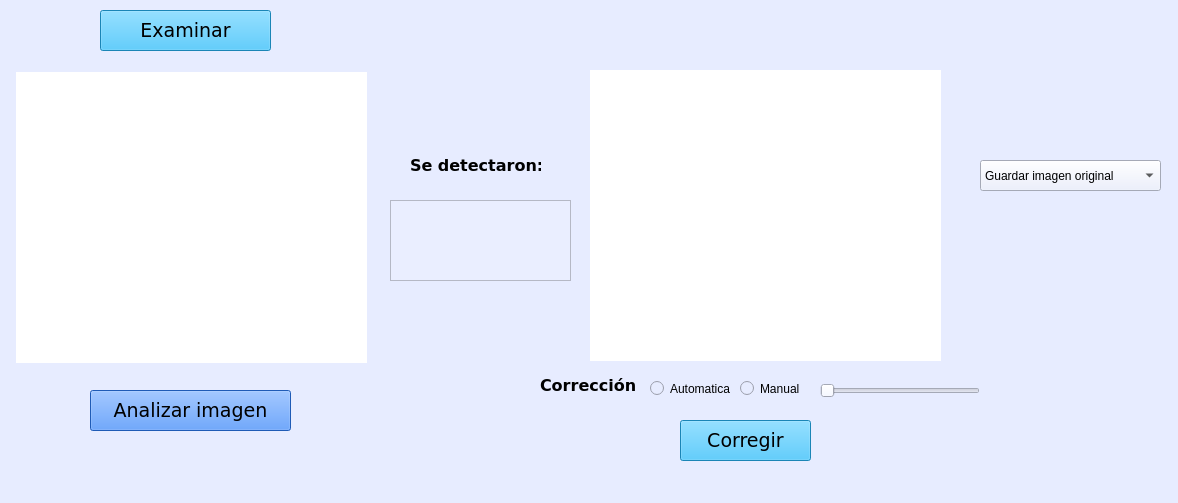
<?xml version="1.0" encoding="UTF-8"?>
<ui version="4.0">
 <class>MainWindow</class>
 <widget class="QMainWindow" name="MainWindow">
  <property name="geometry">
   <rect>
    <x>0</x>
    <y>0</y>
    <width>1178</width>
    <height>503</height>
   </rect>
  </property>
  <property name="windowTitle">
   <string>MainWindow</string>
  </property>
  <property name="styleSheet">
   <string notr="true">background-color: rgb(231, 236, 255);</string>
  </property>
  <widget class="QWidget" name="centralwidget">
   <widget class="QPushButton" name="Examinar">
    <property name="geometry">
     <rect>
      <x>100</x>
      <y>10</y>
      <width>171</width>
      <height>41</height>
     </rect>
    </property>
    <property name="font">
     <font>
      <family>Verdana</family>
      <pointsize>14</pointsize>
     </font>
    </property>
    <property name="styleSheet">
     <string notr="true">background-color: rgb(37, 186, 255);</string>
    </property>
    <property name="text">
     <string>Examinar</string>
    </property>
   </widget>
   <widget class="QPushButton" name="Analizar">
    <property name="geometry">
     <rect>
      <x>90</x>
      <y>390</y>
      <width>201</width>
      <height>41</height>
     </rect>
    </property>
    <property name="font">
     <font>
      <family>Verdana</family>
      <pointsize>14</pointsize>
     </font>
    </property>
    <property name="styleSheet">
     <string notr="true">background-color: rgb(44, 128, 255);</string>
    </property>
    <property name="text">
     <string>Analizar imagen</string>
    </property>
   </widget>
   <widget class="QTextEdit" name="textEdit">
    <property name="geometry">
     <rect>
      <x>390</x>
      <y>200</y>
      <width>181</width>
      <height>81</height>
     </rect>
    </property>
    <property name="font">
     <font>
      <family>Verdana</family>
      <pointsize>12</pointsize>
      <weight>75</weight>
      <bold>true</bold>
     </font>
    </property>
    <property name="styleSheet">
     <string notr="true">background-color: rgb(234, 238, 255);</string>
    </property>
    <property name="html">
     <string>&lt;!DOCTYPE HTML PUBLIC &quot;-//W3C//DTD HTML 4.0//EN&quot; &quot;http://www.w3.org/TR/REC-html40/strict.dtd&quot;&gt;
&lt;html&gt;&lt;head&gt;&lt;meta name=&quot;qrichtext&quot; content=&quot;1&quot; /&gt;&lt;style type=&quot;text/css&quot;&gt;
p, li { white-space: pre-wrap; }
&lt;/style&gt;&lt;/head&gt;&lt;body style=&quot; font-family:'Verdana'; font-size:12pt; font-weight:600; font-style:normal;&quot;&gt;
&lt;p align=&quot;center&quot; style=&quot;-qt-paragraph-type:empty; margin-top:0px; margin-bottom:0px; margin-left:0px; margin-right:0px; -qt-block-indent:0; text-indent:0px;&quot;&gt;&lt;br /&gt;&lt;/p&gt;&lt;/body&gt;&lt;/html&gt;</string>
    </property>
   </widget>
   <widget class="QSlider" name="horizontalSlider">
    <property name="geometry">
     <rect>
      <x>820</x>
      <y>380</y>
      <width>160</width>
      <height>22</height>
     </rect>
    </property>
    <property name="maximum">
     <number>100</number>
    </property>
    <property name="orientation">
     <enum>Qt::Horizontal</enum>
    </property>
   </widget>
   <widget class="QRadioButton" name="radioButton">
    <property name="geometry">
     <rect>
      <x>740</x>
      <y>380</y>
      <width>71</width>
      <height>17</height>
     </rect>
    </property>
    <property name="text">
     <string>Manual</string>
    </property>
   </widget>
   <widget class="QRadioButton" name="automatica">
    <property name="geometry">
     <rect>
      <x>650</x>
      <y>380</y>
      <width>81</width>
      <height>17</height>
     </rect>
    </property>
    <property name="text">
     <string>Automatica</string>
    </property>
   </widget>
   <widget class="QLabel" name="label">
    <property name="geometry">
     <rect>
      <x>540</x>
      <y>370</y>
      <width>101</width>
      <height>31</height>
     </rect>
    </property>
    <property name="font">
     <font>
      <family>Verdana</family>
      <pointsize>12</pointsize>
      <weight>75</weight>
      <bold>true</bold>
     </font>
    </property>
    <property name="text">
     <string>Corrección</string>
    </property>
   </widget>
   <widget class="QLabel" name="label_2">
    <property name="geometry">
     <rect>
      <x>16</x>
      <y>72</y>
      <width>351</width>
      <height>291</height>
     </rect>
    </property>
    <property name="styleSheet">
     <string notr="true">background-color: rgb(255, 255, 255);</string>
    </property>
    <property name="text">
     <string/>
    </property>
   </widget>
   <widget class="QLabel" name="label_3">
    <property name="geometry">
     <rect>
      <x>590</x>
      <y>70</y>
      <width>351</width>
      <height>291</height>
     </rect>
    </property>
    <property name="styleSheet">
     <string notr="true">background-color: rgb(255, 255, 255);</string>
    </property>
    <property name="text">
     <string/>
    </property>
   </widget>
   <widget class="QLabel" name="label_4">
    <property name="geometry">
     <rect>
      <x>410</x>
      <y>150</y>
      <width>131</width>
      <height>31</height>
     </rect>
    </property>
    <property name="font">
     <font>
      <family>Verdana</family>
      <pointsize>12</pointsize>
      <weight>75</weight>
      <bold>true</bold>
     </font>
    </property>
    <property name="text">
     <string>Se detectaron:</string>
    </property>
   </widget>
   <widget class="QPushButton" name="Corregir">
    <property name="geometry">
     <rect>
      <x>680</x>
      <y>420</y>
      <width>131</width>
      <height>41</height>
     </rect>
    </property>
    <property name="font">
     <font>
      <family>Verdana</family>
      <pointsize>14</pointsize>
     </font>
    </property>
    <property name="styleSheet">
     <string notr="true">background-color: rgb(37, 186, 255);</string>
    </property>
    <property name="text">
     <string>Corregir</string>
    </property>
   </widget>
   <widget class="QComboBox" name="comboBox">
    <property name="geometry">
     <rect>
      <x>980</x>
      <y>160</y>
      <width>181</width>
      <height>31</height>
     </rect>
    </property>
    <item>
     <property name="text">
      <string>Guardar imagen original</string>
     </property>
    </item>
    <item>
     <property name="text">
      <string>Guardar imagen corregida</string>
     </property>
    </item>
    <item>
     <property name="text">
      <string>Eliminar imagen</string>
     </property>
    </item>
    <item>
     <property name="text">
      <string>Guardar imagen sin etiquetas</string>
     </property>
    </item>
    <item>
     <property name="text">
      <string>Descargar mascara binaria RE</string>
     </property>
    </item>
    <item>
     <property name="text">
      <string/>
     </property>
    </item>
   </widget>
  </widget>
  <widget class="QMenuBar" name="menubar">
   <property name="geometry">
    <rect>
     <x>0</x>
     <y>0</y>
     <width>1178</width>
     <height>21</height>
    </rect>
   </property>
  </widget>
  <widget class="QStatusBar" name="statusbar"/>
 </widget>
 <resources/>
 <connections/>
</ui>
